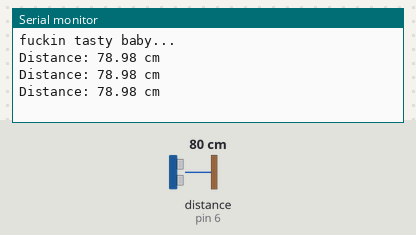
The sketch below on a simulated Arduino Uno, built with avr-gcc and run on an emulated ATmega328P. Parts: the last lines printed to the serial monitor. Wiring (inferred from the names in the program): ultrasonic range finder: trigger pin 5; echo pin 6. The test bench sets the inputs (shaded band); at power-on: distance to the obstacle (sensor on pin 6) 80 cm. The echo pulse lasts 58.3 µs per cm.

Above: at 1.3 s.
1.4 s: distance to the obstacle (sensor on pin 6) set to 2 cm
At 1.9 s:
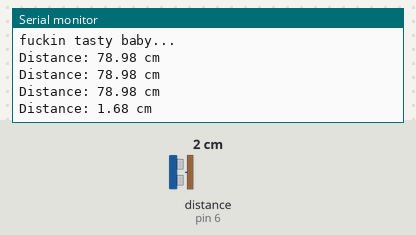
2.9 s: distance to the obstacle (sensor on pin 6) set to 4 cm
At 3.4 s:
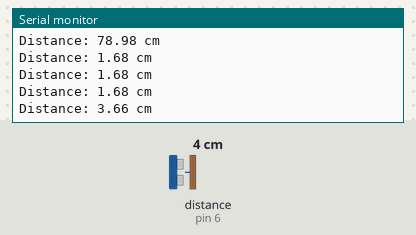
Timing chart, 0 to 5.9 s (numbered marks = the images above; inputs shaded):
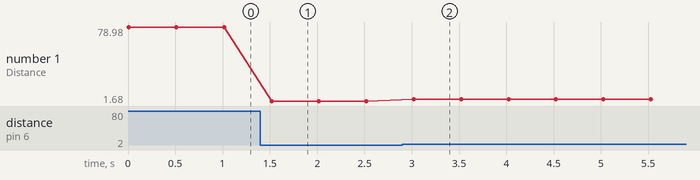

Measured:
- after the input at 1.4 s, the serial monitor: prints a new line after 0.12 s (image 1)
- after the input at 2.9 s, the serial monitor: prints a new line after 0.12 s (image 2)
- plotted number 1: 78.98 → 1.68 after the input at 1.4 s, 1.68 → 3.66 after the input at 2.9 s

The sketch:

US_100_Basic.ino
```cpp
const int trigPin = 5;
const int echoPin = 6;

float distance = 0.0;

void setup() {
  // put your setup code here, to run once:
  Serial.begin(115200);
  Serial.println("fuckin tasty baby...");

  pinMode(trigPin, OUTPUT);
  pinMode(echoPin, INPUT);
}

void transmitSignal(){
  while(true){
    digitalWrite(trigPin, HIGH);
    delay(2000);
    Serial.println("Still going...");
    digitalWrite(trigPin, LOW);
    delay(1);

  }
}

void loop() {
  // put your main code here, to run repeatedly:
  distance = getDistance();
  Serial.print("Distance: ");
  Serial.print(distance);
  Serial.println(" cm");

  delay(500);

}

float getDistance(){
  float echoTime;
  float calcDist;

  digitalWrite(trigPin, HIGH);
  delayMicroseconds(10);
  digitalWrite(trigPin, LOW);

  echoTime = pulseIn(echoPin, HIGH);

  calcDist = echoTime * 0.034 / 2;

  return calcDist;

}
```
